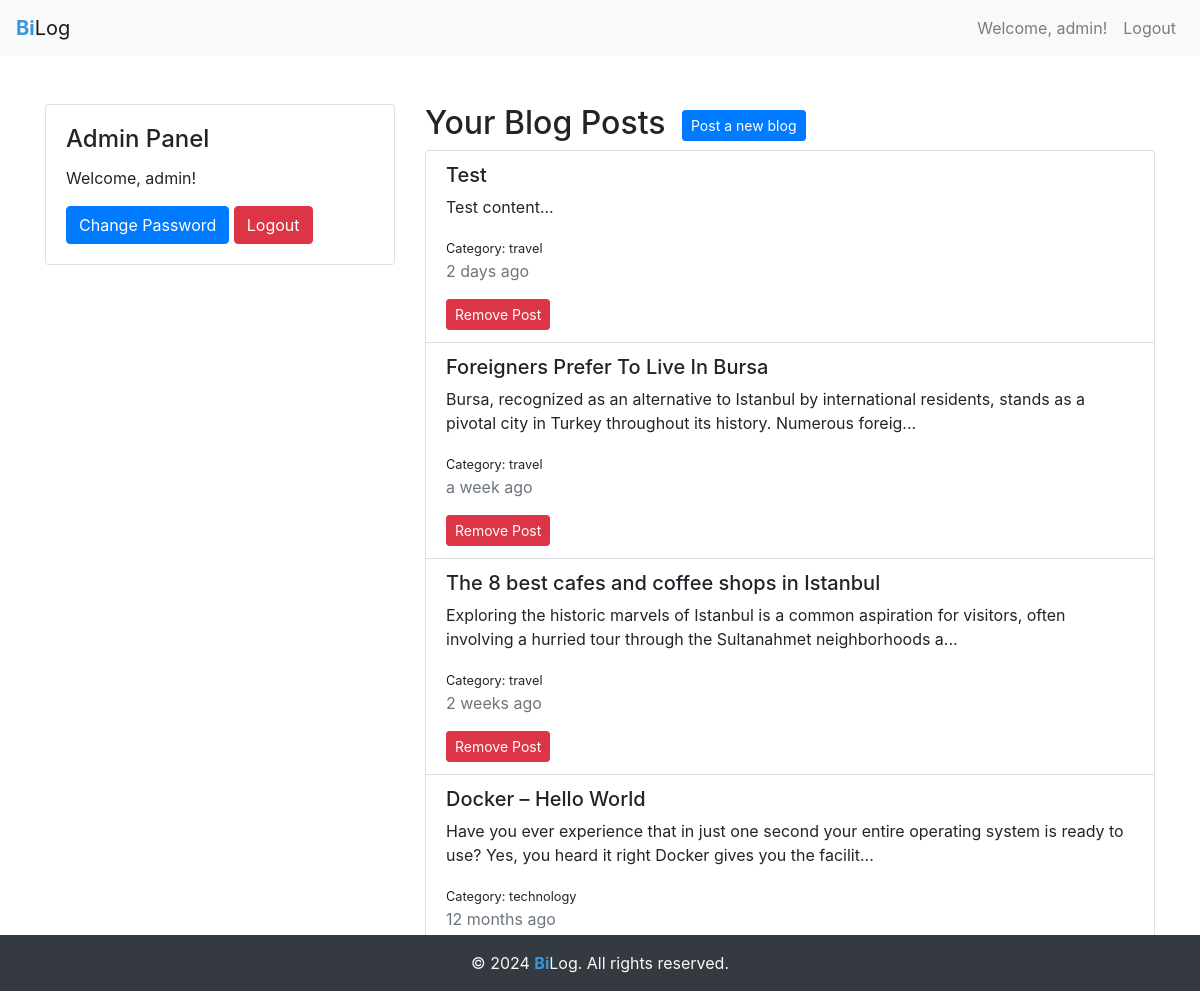
/admin_panel.php (signed in), run on the app's committed database.
### tables this page shows
CREATE TABLE `blog_posts` (
  `id` int(11) NOT NULL,
  `title` varchar(255) NOT NULL,
  `content` text NOT NULL,
  `author` varchar(100) NOT NULL,
  `category` varchar(50) NOT NULL,
  `post_timestamp` timestamp NOT NULL DEFAULT current_timestamp(),
  `image_url` varchar(255) DEFAULT NULL
);

### admin_panel.php (the view, shortened to what this page needs)
<?php
include('connect_db.php');
$blogPostsQuery = $mysqli->prepare("SELECT id, title, content, category, post_timestamp FROM blog_posts WHERE author = ? ORDER BY post_timestamp DESC");
$blogPostsQuery->bind_param("s", $_SESSION['username']);
$blogPostsQuery->execute();
$blogPostsResult = $blogPostsQuery->get_result();
$blogPosts = $blogPostsResult->fetch_all(MYSQLI_ASSOC);
function timeAgo($time_ago){
    $cur_time   = time();
    $time_elapsed   = $cur_time - $time_ago;
    $seconds    = $time_elapsed ;
    $minutes    = round($time_elapsed / 60 );
    $hours      = round($time_elapsed / 3600);
    $days       = round($time_elapsed / 86400 );
    $weeks      = round($time_elapsed / 604800);
    $months     = round($time_elapsed / 2600640 );
    $years      = round($time_elapsed / 31207680 );
    if ($seconds <= 60) {
        return "$seconds seconds ago";
    }
    else if ($minutes <= 60) {
        if ($minutes == 1) {
            return "one minute ago";
        } else {
            return "$minutes minutes ago";
        }
    }
    else if ($hours <= 24) {
        if ($hours == 1) {
            return "an hour ago";
        } else {
            return "$hours hours ago";
        }
    }
    else if ($days <= 7) {
        if ($days == 1) {
            return "yesterday";
        } else {
            return "$days days ago";
        }
    }
    else if ($weeks <= 4.3) {
        if ($weeks == 1) {
            return "a week ago";
        } else {
            return "$weeks weeks ago";
        }
    }
    else if ($months <= 12) {
        if ($months == 1) {
            return "a month ago";
        } else {
            return "$months months ago";
        }
    }
    else {
        if ($years == 1) {
            return "one year ago";
        } else {
            return "$years years ago";
        }
    }
}
?>
<!DOCTYPE html>
<html lang="en">
<head>
    <link rel="stylesheet" href="https://stackpath.bootstrapcdn.com/bootstrap/4.5.2/css/bootstrap.min.css">
</head>
<body>
<?php include('incs/header.php'); ?>
<div class="container mt-5">
    <div class="row">
        <div class="col-md-4">
            <div class="card">
                <div class="card-body">
                    <h5 class="card-title">Admin Panel</h5>
                    <p class="card-text">Welcome, <?php echo $_SESSION['username']; ?>!</p>
                    <a href="change_password.php" class="btn btn-primary">Change Password</a>
                    <a href="logout.php" class="btn btn-danger">Logout</a>
                </div>
            </div>
        </div>
        <div class="col-md-8">
            <h2>Your Blog Posts
                <?php if (count($blogPosts) == 0) : ?>
                    <a href="create_post.php" class="btn btn-primary btn-sm ml-2">Post your first blog!</a>
                <?php else : ?>
                    <a href="create_post.php" class="btn btn-primary btn-sm ml-2">Post a new blog</a>
                <?php endif; ?>
            </h2>
            <?php if (count($blogPosts) == 0) : ?>
                <p>No blog posts found. Start sharing your thoughts!</p>
            <?php else : ?>
                <ul class="list-group">
                    <?php foreach ($blogPosts as $post) : ?>
                        <li class="list-group-item">
                            <h5><?php echo $post['title']; ?></h5>
                            <p><?php echo substr($post['content'], 0, 150) . '...'; ?></p>
                            <small>Category: <?php echo $post['category']; ?></small>
                            <p class="text-muted"><?php echo timeAgo(strtotime($post['post_timestamp'])); ?></p>
                            <form method="post" action="<?php echo htmlspecialchars($_SERVER["PHP_SELF"]); ?>" onsubmit="reloadPage()">
                                <button type="submit" name="removePost" class="btn btn-danger btn-sm">Remove Post</button>
                            </form>
                        </li>
                    <?php endforeach; ?>
                </ul>
            <?php endif; ?>
        </div>
    </div>
</div>
<?php include('incs/footer.php'); ?>
</body>
</html>

### css/style.css (style rules this page uses)
.container { max-width: 600px; }
.card-title { font-size: 1.5em; }

### data on the page
blog_posts: title "Test", content "Test content", category "travel", post_timestamp "2 days ago"
blog_posts: title "Foreigners Prefer To Live In Bursa", content "Bursa, recognized as an alternative to Istanbul by international residents, stands as a pivotal city in Turkey throughout its history. Numerous foreig", category "travel", post_timestamp "a week ago"
blog_posts: title "The 8 best cafes and coffee shops in Istanbul", content "Exploring the historic marvels of Istanbul is a common aspiration for visitors, often involving a hurried tour through the Sultanahmet neighborhoods a", category "travel", post_timestamp "2 weeks ago"
blog_posts: title "Docker – Hello World", content "Have you ever experience that in just one second your entire operating system is ready to use? Yes, you heard it right Docker gives you the facilit", category "technology", post_timestamp "12 months ago"

### other printed values
$_SESSION['username'] "admin"
